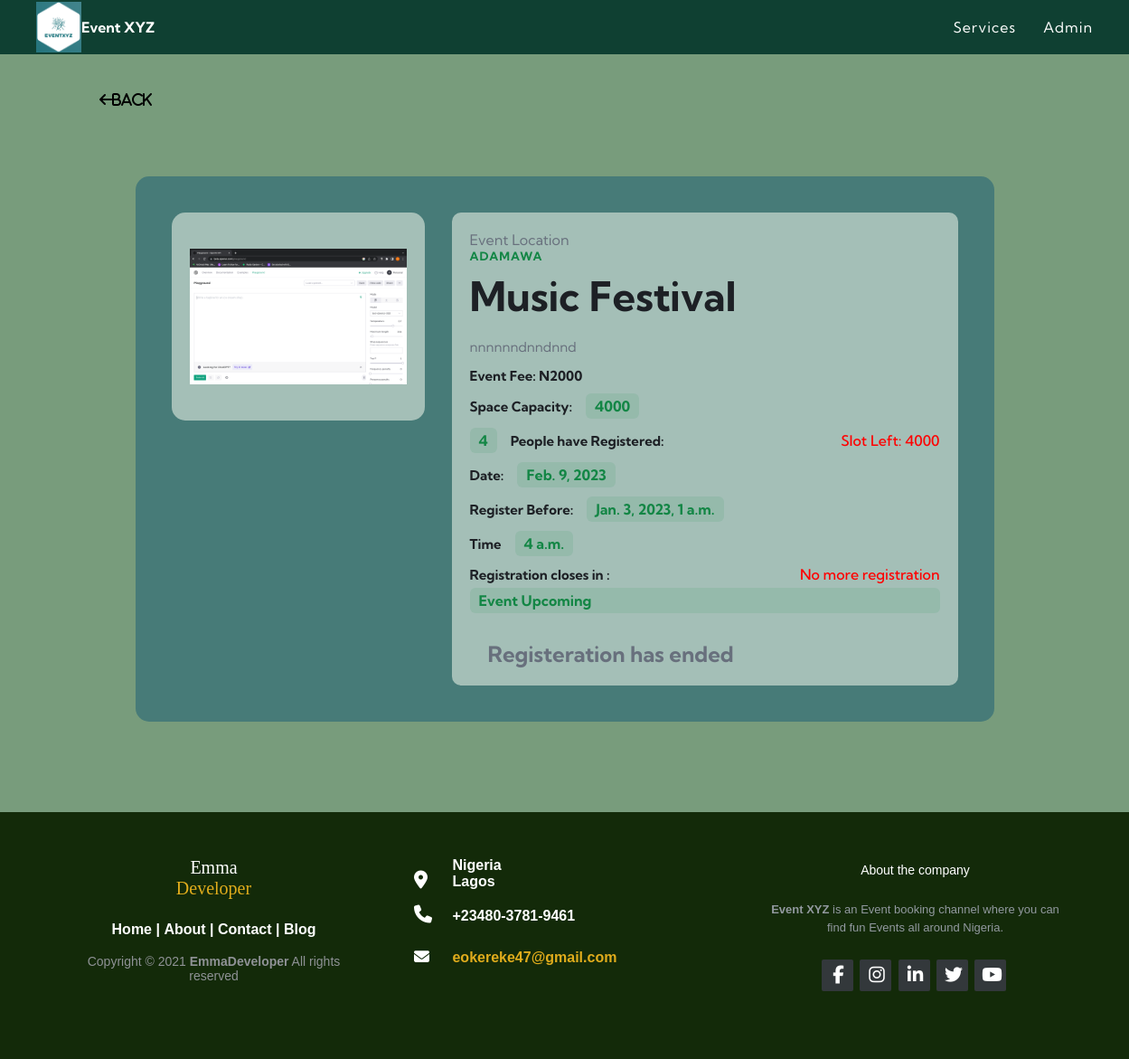
/free-details-url/25/, run on an earlier commit of the app's database.
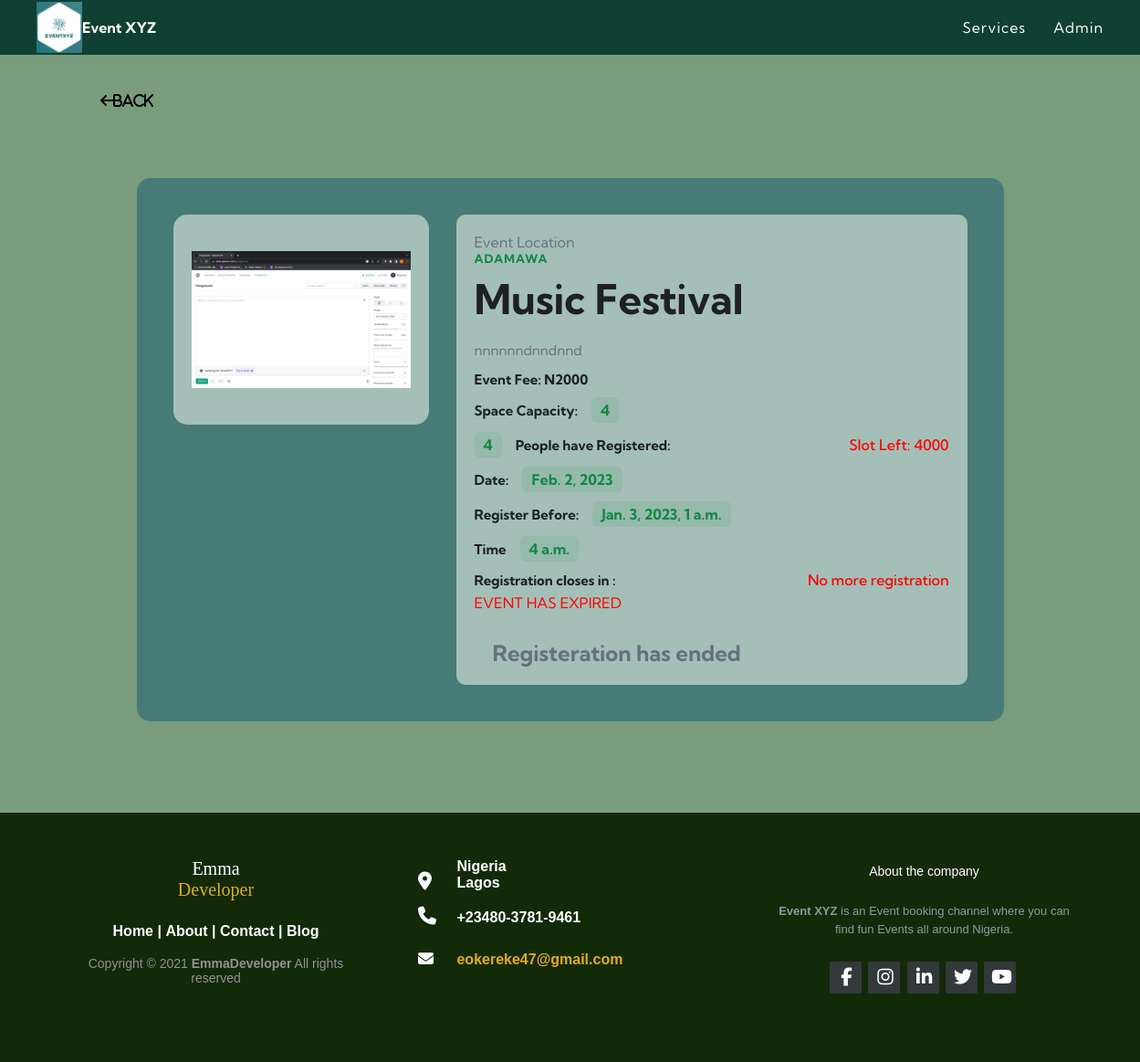
And on a later commit of the database.
### AdminSection/models.py (models this page shows, shortened)
class Event(models.Model):
    event_name = models.CharField(max_length=100)
    location = models.CharField(max_length=100)
    price = models.CharField(max_length=100, blank=True, null=True,)
    space_capacity = models.IntegerField(blank=True, null=True,)
    description = models.TextField(max_length=5000, blank=True, null=True,)
    event_date = models.DateField(null=True, blank=True)
    event_time = models.TimeField(null=True, blank=True)
    event_end_date = models.DateTimeField(null=True, blank=True)
    bookings = models.IntegerField(default=0)
    slot_left = models.IntegerField(default=0)
    header_images = models.ImageField(null=True, blank=True, upload_to="images/")
    is_cancelled = models.BooleanField(default=False)
    def expired_reg(self):
        mydate = timezone.now()
        if mydate > self.event_end_date:
            return True
    def expired_event(self):
        mydate = timezone.now().date()
        if mydate > self.event_date:
            return True
    def bookDate(self):
        d0 = datetime.now().date()
        d1 = self.event_end_date.date()
        print(d1)
        d2 = d1 - d0
        delta = d2.days
        if delta == 1:
            me = str(delta)
            return "You have " + me + " day left to register"
        elif delta > 0:
            me = str(delta)
            return "You have " + me + "days left to register"
        else:
            return "No more registration"

### UserSection/views.py (the view)
# urls.py: path("free-details-url/<int:pk>/", EventDetailsView2.as_view(), name="free_event_details_page"),
class EventDetailsView2(DetailView):
    queryset = Event.objects.all()
    template_name = "EventDetails2.html"

### UserSection/templates/EventDetails2.html (shortened to what the changed rows need)
{% extends 'Details.html' %}
{%block details%}
<section class="section product" aria-label="product">
    <div class="container">
      <div class="product-slides">
            <div class="slider-banner" data-slider>
              <div class="product-banner">
                <img src = "{{event.header_images.url}}" width=400 height = 400 >
              </div>
            </div>
      </div>
      <div class="product-content">
        <div class="pcontent">
          <p>Event Location <span class="product-subtitle">{{event.location}}</span></p>
          <h1 class="h1 product-title">{{event.event_name}}  </h1>
          <p class="product-text">
            {{event.description}}
          </p>
        {%if event.price%}
        <div class="wrapper">
          <span class="price" data-total-price>Event Fee: N{{event.price}}</span>
        </div>
        {%endif%}
        {%if event.space_capacity%}
        <div class="wrapper">
          <span class="price" data-total-price>Space Capacity: </span>
          <span class="badge">{{event.space_capacity}}</span>
        </div>
        {%endif%}
        <div class="wrapper">
          {%if event.space_capacity%}
            {%if event.bookings == 0%}
            <span class="badge">{{event.bookings}}</span>
            <span class="price" data-total-price>Nobody has Registered: </span>
            {%elif event.bookings == 1%}
            <span class="badge">{{event.bookings}}</span>
            <span class="price" data-total-price>Person have Registered: </span>
            {%else%}
          <span class="badge">{{event.bookings}}</span>
          <span class="price" data-total-price>People have Registered: </span>
          {%endif%}
          <span class="del" style="color:red">Slot Left: {{event.slot_left}}</span>
          {%endif%}
        </div>
        <div class="wrapper">
          <span class="price" data-total-price>Date: </span>
          <span class="badge">{{event.event_date}}</span>
        </div>
        <div class="wrapper">
          <span class="price" data-total-price>Register Before: </span>
          <span class="badge">{{event.event_end_date}}</span>
        </div>
        <div class="wrapper">
          <span class="price" data-total-price> Time </span>
          <span class="badge">{{event.event_time}} </span>
        </div>
        {%if event.event_end_date%}
          {%if event.slot_left != 0%}
            <div class="wrapper">
              <span class="price" data-total-price>Registration closes in : </span>
              <span class="del" style="color:red">{{event.bookDate}} </span>
            </div>
            {%else%}
            <span class="price" data-total-price> </span>
          {%endif%}
        {%endif%}
        {%if event.expired_event%}
          <span style= "color:red"> EVENT HAS EXPIRED </span>
        {%else%}
            <span class="badge"> Event Upcoming</span>
        {%endif%}
        {%if not event.price%}
              <form action="{% url 'register_free' event.pk %}" method="post" class="myform">
                {% csrf_token %}
                  {%if not event.expired_event%}
                      {%if not event.expired_reg%}
                            <h2>Register for this Free Events</h2>
                            <div class="">
                                <label class="">Email address</label>
                                <input type="email" class="input" id="" aria-describedby="emailHelp" required onkeyup="this.setAttribute('value', this.value);" name="email"  placeholder="example@gmail.com" value="">
                            </div>
                            <div class="">
                                <label class="">Phone Number</label>
                                <input type="number" class="input" id="" required onkeyup="this.setAttribute('value', this.value);" name="phone" placeholder="Phone Number" value="">
                            </div>
                            <div class="">
                                <input type="checkbox" name="poll" id="exampleRadios1" value="option1" required>
                                <label class="form-check-label" for="exampleRadios1">I have Read Terms and Conditions</label>
                            </div>
                            <div class="">
                                <input type="checkbox" name="event_id" id="exampleRadios12" value="option2" required>
                                <label class="form-check-label" for="exampleRadios1">I agree to abide to rules and regulations of the event</label>
                            </div>
                            <div>
                            <button type = "submit" class="cart-btn">
                                <span class="span">Register</span>
                            </button>
                            </div>
                          {%else%}
                          <h2>Registeration has ended</h2>
                          {%endif%}
                  {%endif%}
              </form>
        {%else%}
              <form action="{% url 'vote' event.pk %}" method="post" class="myform">
                  {%if not event.expired_reg%}
                      {%if event.slot_left != 0%}
                            <h2>Register for this Paid Event</h2>
                            <div class="">
                                <label class="">Email address</label>
                                <input type="email" class="input" id="" aria-describedby="emailHelp" required onkeyup="this.setAttribute('value', this.value);" name="email"  placeholder="example@gmail.com" value="">
                            </div>
                            <div class="">
                                <label class="">Phone Number</label>
                                <input type="number" class="input" id="" required onkeyup="this.setAttribute('value', this.value);" name="phone" placeholder="Phone Number" value="">
                            </div>
                            <div class="">
                                <input type="checkbox" name="poll" id="exampleRadios1" value="option1" required>
                                <label class="form-check-label" for="exampleRadios1">I agree to abide to rules and regulations of the event</label>
                            </div>
                            <div class="">
                                <input type="checkbox" name="event_id" id="exampleRadios12" value="option2" required>
                                <label class="form-check-label" for="exampleRadios1">I agree that fees are non refundable</label>
                            </div>
                            <div>
                            <button type = "submit" class="cart-btn">
                                <span class="span">Register</span>
                            </button>
                            </div>
                      {%else%}
                        <h2>Maximum Registration reached</h2>
                      {%endif%}
                  {%else%}
                  <h2>Registeration has ended</h2>
                  {%endif%}
              </form>
        {%endif%}
      </div>
      </div>
    </div>
</section>
  {%endblock%}

What changed in the data, as far as the page shows it:
changed Event "Music Festival": space_capacity "4000" → "4"; event_date "Feb. 9, 2023" → "Feb. 2, 2023"
Also different on the page:
text no longer shown: "Event Upcoming"
text now shown: "EVENT HAS EXPIRED"
